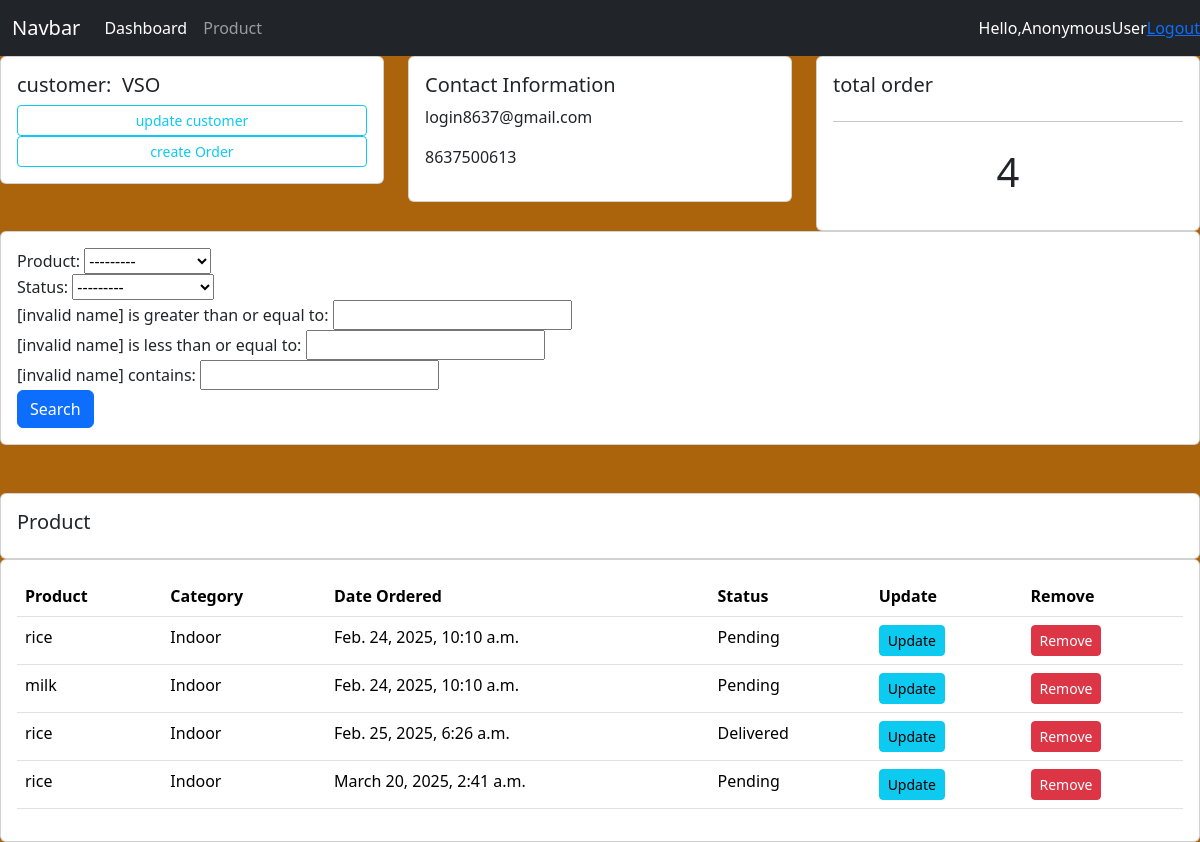
The app's page /customer/1/ with its own data.
### person/models.py (models this page shows, shortened)
class Customer(models.Model):
    name=models.CharField(max_length=200,null=True)
    phone=models.CharField(max_length=200,null=True)
    email=models.CharField(max_length=200,null=True)
    date_created=models.DateTimeField(auto_now_add=True,null=True)

class Order(models.Model):
    STATUS=(
        ('Pending','Pending'),
        ('Out for Delivery','Out for Delivery'),
        ('Delivered','Delivered'),
    )
    customer=models.ForeignKey(Customer,null=True,on_delete=models.SET_NULL)
    product=models.ForeignKey(Product,null=True,on_delete=models.SET_NULL)
    date_created=models.DateTimeField(auto_now_add=True,null=True)
    status=models.CharField(max_length=200,null=True,choices=STATUS)

class Product(models.Model):
    CATEGORY=(
        ('Indoor','Indoor'),
        ('Out Door','Out Door')
    )
    name=models.CharField(max_length=200,null=True)
    price=models.FloatField(null=True)
    category=models.CharField(max_length=200,null=True,choices=CATEGORY)
    description=models.CharField(max_length=200,null=True,blank=True)
    date_created=models.DateTimeField(auto_now_add=True,null=True)
    tags=models.ManyToManyField(Tag)
    def __str__(self):
        return self.name

### person/views.py (the view)
# urls.py: path('customer/<str:pk_test>/', views.cus, name='customer')
def cus(request, pk_test):
    customer = Customer.objects.get(id=pk_test)
    orders = customer.order_set.all()
    order_count = orders.count()
    myFilter = OrderFilter(request.GET, queryset=orders)
    orders = myFilter.qs
    context = {'customer':customer, 'orders':orders, 'order_count':order_count, 'myFilter':myFilter}
    return render(request, 'person/customer.html', context)

### templates/person/customer.html
{% extends 'base.html' %}
{% block content %}
<div class="row">
    <div class="col-md">
        <div class="card card-body">
            <h5>customer:&nbsp {{customer.name}}</h5>
            <a href="#" class="btn btn-outline-info btn-sm btn-block">update customer</a>
            <a href="#" class="btn btn-outline-info btn-sm btn-block">create Order</a>
        </div>
    </div>
    <div class="col-md">
        <div class="card card-body">
            <h5>Contact Information</h5>
            <p>{{customer.email}}</p>
            <p>{{customer.phone}}</p>
        </div>
    </div>
    <div class="col-md">
        <div class="card card-body">
            <h5>total order</h5>
            <hr>
            <h1 style="text-align:center;padding:10px;">{{order_count}}</h1>
        </div>
    </div>
</div>
<div class="row">
    <div class="col">
        <div class="card card-body">
            <form method="get">
                {{myFilter.form}}
                <button class="btn btn-primary" type="Submit">Search</button>
            </form>
        </div>
    </div>
</div>
<br>
<br>
<div class="row">
    <div class="col-md">
        <div class="card card-body">
            <h5> Product</h5>
        </div>
        <div class="card card-body">
            <table class=" table">
                <tr>
                    <th>Product</th>
                    <th>Category</th>
                    <th>Date Ordered</th>
                    <th>Status</th>
                    <th>Update</th>
                    <th>Remove</th>
                </tr>
                {%  for order in orders%}
                <tr>
                    <td>{{order.product}}</td>
                    <td>{{order.product.category}}</td>
                    <td>{{order.date_created}}</td>
                    <td>{{order.status}}</td>
                    <td><a class="btn btn-sm btn-info" href="#">Update</a></td>
                    <td> <a class="btn btn-sm btn-danger" href="#">Remove</a></td>
                </tr>
             {% endfor %}
            </table>
        </div>
    </div>
</div>
{% endblock %}

### static/css/mystyle.css (style rules this page uses)
body { background-color:rgb(171, 99, 12); }

### records on screen
Customer: name "VSO", email "login8637@gmail.com", phone "8637500613"
Order: product "rice", product.category "Indoor", date_created "Feb. 24, 2025, 10:10 a.m.", status "Pending"
Order: product "milk", product.category "Indoor", date_created "Feb. 24, 2025, 10:10 a.m.", status "Pending"
Order: product "rice", product.category "Indoor", date_created "Feb. 25, 2025, 6:26 a.m.", status "Delivered"
Order: product "rice", product.category "Indoor", date_created "March 20, 2025, 2:41 a.m.", status "Pending"

### other values on screen
{{ request.user }} "AnonymousUser"
{{ order_count }} "4"
